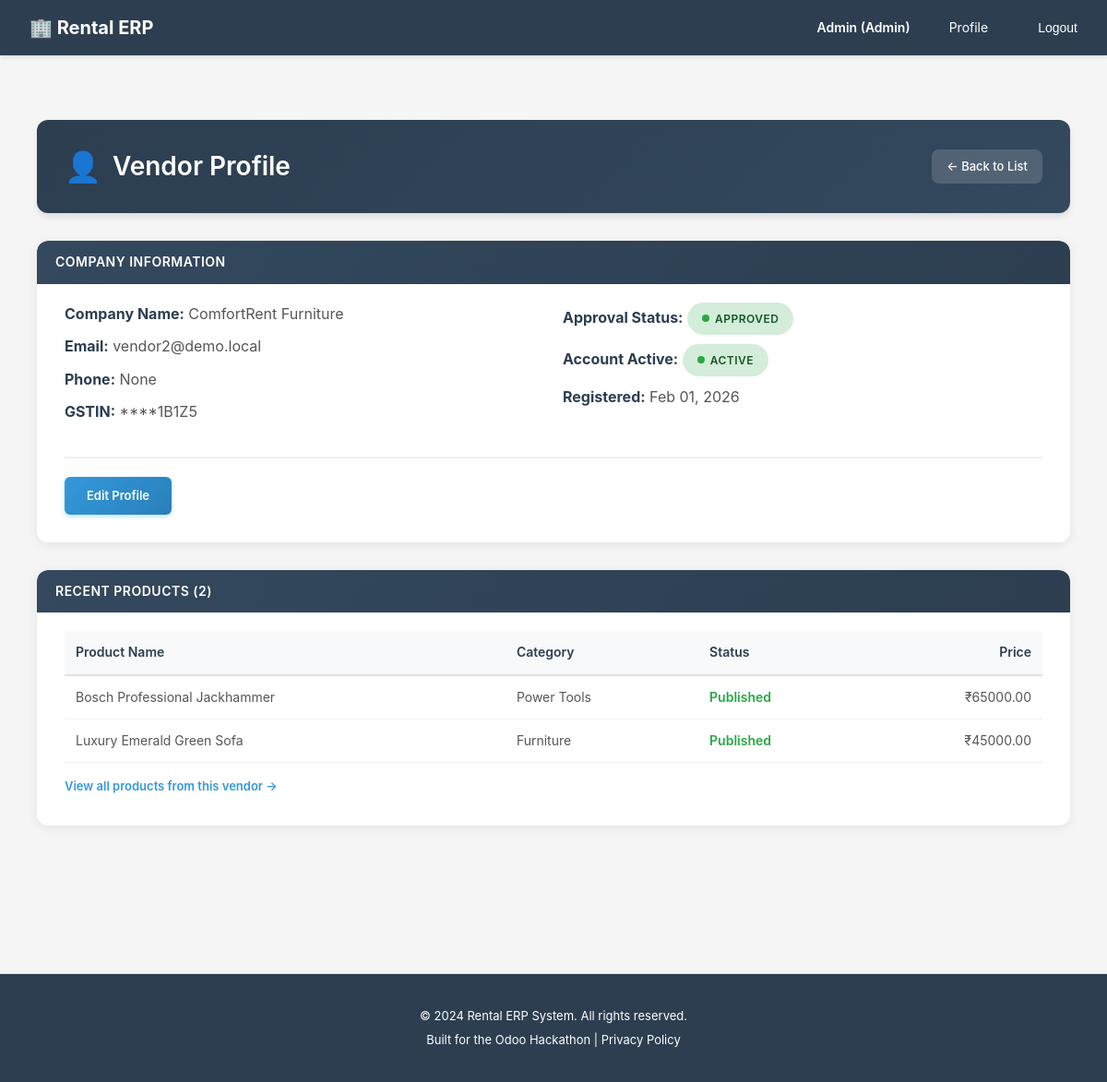
/accounts/admin/vendors/10/profile/ (signed in), run on the app's committed database.
### accounts/models.py (models this page shows, shortened)
class User(AbstractUser):
    ROLE_CHOICES = [
        ('customer', 'Customer'),  # End-user who rents products
        ('vendor', 'Vendor'),      # Business user who owns rental products
        ('admin', 'Admin'),        # System administrator with full access
    ]
    email = models.EmailField(
        unique=True,
        validators=[EmailValidator()],
        help_text="Used for login and notifications"
    )
    role = models.CharField(
        max_length=20,
        choices=ROLE_CHOICES,
        default='customer',
        help_text="Determines user's permissions and accessible features"
    )
    phone = models.CharField(
        max_length=15,
        blank=True,
        null=True,
        validators=[
            RegexValidator(
                regex=r'^\+?1?\d{9,15}$',
                message="Phone number must be entered in the format: '+999999999'. Up to 15 digits allowed."
            )
        ],
        help_text="Contact number for order notifications and support"
    )
    is_verified = models.BooleanField(
        default=False,
        help_text="Email verification status for security"
    )
    totp_secret = models.CharField(
        max_length=32,
        blank=True,
        null=True,
        help_text="TOTP secret key for 2FA (encrypted)"
    )
    totp_enabled = models.BooleanField(
        default=False,
        help_text="Whether TOTP 2FA is enabled for this user"
    )
    created_at = models.DateTimeField(auto_now_add=True)
    updated_at = models.DateTimeField(auto_now=True)
    @property
    def phone_number(self):
        """Property alias for backward compatibility with older view/form code"""
        return self.phone
    USERNAME_FIELD = 'email'
    REQUIRED_FIELDS = ['username', 'first_name', 'last_name']
    class Meta:
        db_table = 'users'
        verbose_name = 'User'
        verbose_name_plural = 'Users'
        ordering = ['-created_at']

class VendorProfile(models.Model):
    user = models.OneToOneField(
        User,
        on_delete=models.CASCADE,
        related_name='vendorprofile',
        limit_choices_to={'role': 'vendor'},
        help_text="Links to the Vendor User account"
    )
    company_name = models.CharField(
        max_length=255,
        help_text="Vendor's registered business name"
    )
    gstin = models.CharField(
        max_length=255,  # Increased for encrypted data
        unique=True,
        help_text="Vendor's GST number for tax compliance (encrypted)"
    )
    business_address = models.TextField(
        help_text="Vendor's business location"
    )
    state = models.CharField(
        max_length=100,
        help_text="State for GST calculations"
    )
    city = models.CharField(
        max_length=100,
        blank=True,
        null=True
    )
    pincode = models.CharField(
        max_length=6,
        validators=[
            RegexValidator(regex=r'^\d{6}$', message="Enter a valid 6-digit pincode")
        ]
    )
    bank_account_number = models.CharField(
        max_length=255,  # Increased for encrypted data
        blank=True,
        null=True,
        help_text="For revenue payouts (encrypted)"
    )
    bank_ifsc_code = models.CharField(
        max_length=255,  # Increased for encrypted data
        blank=True,
        null=True,
        help_text="Bank branch code (encrypted)"
    )
    vendor_logo = models.ImageField(
        upload_to='vendors/logos/',
        blank=True,
        null=True,
        help_text="Vendor's business logo for documents"
    )
    ADVANCE_PAYMENT_CHOICES = [
        ('none', 'No Advance Required'),
        ('half', '50% Advance Required'),
        ('full', '100% Advance Required'),
        ('custom', 'Custom Percentage Advance'),
    ]
    advance_payment_type = models.CharField(
        max_length=20,
        choices=ADVANCE_PAYMENT_CHOICES,
        default='none',
        help_text="Standard advance payment policy for this vendor"
    )
    advance_payment_percentage = models.DecimalField(
        max_digits=5,
        decimal_places=2,
        default=0.00,
        help_text="Percentage of total to be paid as advance (for 'custom' type)"
    )
    upi_id = models.CharField(
        max_length=255,  # Encrypted UPI ID for alternative payment
        blank=True,
        null=True,
        help_text="UPI ID for instant payouts (encrypted)"
    )
    bank_name = models.CharField(
        max_length=100,
        blank=True,
        null=True
    )
    total_products = models.PositiveIntegerField(
        default=0,
        help_text="Number of products listed by this vendor"
    )
    total_rentals = models.PositiveIntegerField(
        default=0,
        help_text="Total rental orders fulfilled"
    )
    total_revenue = models.DecimalField(
        max_digits=12,
        decimal_places=2,
        default=0.00,
        help_text="Lifetime earnings from rentals"
    )
    average_rating = models.DecimalField(
        max_digits=3,
        decimal_places=2,
        default=0.00,
        help_text="Customer satisfaction score (0-5)"
    )
    is_approved = models.BooleanField(
        default=False,
        help_text="Admin approval required before vendor can list products"
    )
    approved_at = models.DateTimeField(
        blank=True,
        null=True,
        help_text="When admin approved this vendor"
    )
    created_at = models.DateTimeField(auto_now_add=True)
    updated_at = models.DateTimeField(auto_now=True)
    class Meta:
        db_table = 'vendor_profiles'
        verbose_name = 'Vendor Profile'
        verbose_name_plural = 'Vendor Profiles'

### catalog/models.py (models this page shows, shortened)
class Product(models.Model):
    vendor = models.ForeignKey(
        settings.AUTH_USER_MODEL,
        on_delete=models.CASCADE,
        related_name='products',
        limit_choices_to={'role': 'vendor'},
        help_text="Vendor who owns this product"
    )
    category = models.ForeignKey(
        ProductCategory,
        on_delete=models.SET_NULL,
        blank=True,
        null=True,
        related_name='products',
        help_text="Product classification for filtering"
    )
    name = models.CharField(
        max_length=255,
        help_text="Product name (e.g., 'Canon EOS R5 Mirrorless Camera')"
    )
    slug = models.SlugField(
        max_length=255,
        unique=True,
        help_text="URL-friendly identifier"
    )
    description = models.TextField(
        help_text="Detailed product description for customer decision-making"
    )
    short_description = models.CharField(
        max_length=500,
        blank=True,
        null=True,
        help_text="Brief summary for product listings"
    )
    image_main = models.ImageField(
        upload_to='products/images/',
        blank=True,
        null=True,
        help_text="Primary product image"
    )
    is_rentable = models.BooleanField(
        default=True,
        help_text="Can this product be rented? (vs purchase-only)"
    )
    is_published = models.BooleanField(
        default=False,
        help_text="Visible on website. Vendors can unpublish temporarily."
    )
    quantity_on_hand = models.PositiveIntegerField(
        default=0,
        help_text="Total physical inventory owned by vendor"
    )
    cost_price = models.DecimalField(
        max_digits=10,
        decimal_places=2,
        validators=[MinValueValidator(0)],
        help_text="Vendor's acquisition cost (for margin calculation)"
    )
    attributes = models.JSONField(
        default=dict,
        blank=True,
        help_text="Dynamic attributes like Brand, Model, Color (JSON: {'brand': 'Canon', 'model': 'EOS R5'})"
    )
    meta_title = models.CharField(
        max_length=255,
        blank=True,
        null=True,
        help_text="SEO page title"
    )
    meta_description = models.TextField(
        blank=True,
        null=True,
        help_text="SEO meta description"
    )
    created_at = models.DateTimeField(auto_now_add=True)
    updated_at = models.DateTimeField(auto_now=True)
    class Meta:
        db_table = 'products'
        verbose_name = 'Product'
        verbose_name_plural = 'Products'
        ordering = ['-created_at']
        indexes = [
            models.Index(fields=['vendor', 'is_published']),
            models.Index(fields=['category', 'is_published']),
            models.Index(fields=['slug']),
        ]

class ProductCategory(models.Model):
    name = models.CharField(
        max_length=100,
        unique=True,
        help_text="Category name (e.g., 'Camera Equipment', 'Furniture')"
    )
    slug = models.SlugField(
        max_length=100,
        unique=True,
        help_text="URL-friendly identifier"
    )
    parent = models.ForeignKey(
        'self',
        on_delete=models.CASCADE,
        blank=True,
        null=True,
        related_name='subcategories',
        help_text="Parent category for hierarchical structure"
    )
    description = models.TextField(
        blank=True,
        null=True,
        help_text="Category description for SEO and customer guidance"
    )
    is_active = models.BooleanField(
        default=True,
        help_text="Show/hide category on website"
    )
    created_at = models.DateTimeField(auto_now_add=True)
    updated_at = models.DateTimeField(auto_now=True)
    class Meta:
        db_table = 'product_categories'
        verbose_name = 'Product Category'
        verbose_name_plural = 'Product Categories'
        ordering = ['name']

### accounts/decorators.py (the view)
        def wrapper(request, *args, **kwargs):
            if not request.user.is_authenticated:
                return redirect('accounts:login')
            if request.user.role not in allowed_roles:
                return HttpResponseForbidden('You do not have access to this page.')
            return view_func(request, *args, **kwargs)

### templates/accounts/admin_vendor_profile.html (shortened to what this page needs)
{% extends 'base.html' %}
{% block content %}
<div class="vendor-profile-container">
    <div class="page-header">
        <h2>Vendor Profile</h2>
        <a href="{% url 'accounts:admin_vendor_list' %}" class="back-link">← Back to List</a>
    </div>
    <div class="card-modern">
        <div class="card-body">
            <h3 class="section-header">Company Information</h3>
            <div class="info-grid">
                <div>
                    <p class="info-row"><strong>Company Name:</strong> {{ vendor.company_name }}</p>
                    <p class="info-row"><strong>Email:</strong> {{ vendor.user.email }}</p>
                    <p class="info-row"><strong>Phone:</strong> {{ vendor.user.phone }}</p>
                    <p class="info-row"><strong>GSTIN:</strong> {{ masked_data.masked_gstin|default:"Not provided" }}</p>
                </div>
                <div>
                    <p class="info-row"><strong>Approval Status:</strong>
                        {% if vendor.is_approved %}
                            <span class="status-badge status-approved">Approved</span>
                        {% else %}
                            <span class="status-badge status-pending">Pending</span>
                        {% endif %}
                    </p>
                    <p class="info-row"><strong>Account Active:</strong>
                        {% if vendor.user.is_active %}
                            <span class="status-badge status-active">Active</span>
                        {% else %}
                            <span class="status-badge status-inactive">Inactive</span>
                        {% endif %}
                    </p>
                    <p class="info-row"><strong>Registered:</strong> {{ vendor.created_at|date:"M d, Y" }}</p>
                </div>
            </div>
            <div class="actions-row">
                <a href="{% url 'accounts:admin_vendor_edit' vendor.pk %}" class="action-btn">Edit Profile</a>
            </div>
        </div>
    </div>
    <div class="card-modern">
        <div class="card-body">
            <h3 class="section-header">Recent Products ({{ products|length }})</h3>
            {% if products %}
            <table class="products-table">
                <thead>
                    <tr>
                        <th>Product Name</th>
                        <th>Category</th>
                        <th>Status</th>
                        <th style="text-align: right;">Price</th>
                    </tr>
                </thead>
                <tbody>
                    {% for product in products %}
                    <tr>
                        <td>{{ product.name }}</td>
                        <td>{{ product.category.name|default:"Uncategorized" }}</td>
                        <td>
                            {% if product.is_published %}
                                <span class="products-status published">Published</span>
                            {% else %}
                                <span class="products-status pending">Pending</span>
                            {% endif %}
                        </td>
                        <td style="text-align: right;">₹{{ product.cost_price }}</td>
                    </tr>
                    {% endfor %}
                </tbody>
            </table>
            {% else %}
            <p style="color: #7f8c8d; font-style: italic;">No products listed yet.</p>
            {% endif %}
            <a href="{% url 'accounts:admin_product_list' %}?vendor={{ vendor.user.id }}" class="view-all-link">View all products from this vendor →</a>
        </div>
    </div>
</div>
{% endblock %}

### templates/base.html (shortened to what this page needs)
{% load static %}
<!DOCTYPE html>
<html lang="en">
<head>
</head>
<body>
    <nav>
        <div class="container">
            <a href="/" class="logo">🏢 Rental ERP</a>
            <ul>
                {% if user.is_authenticated %}
                    <li><strong>{{ user.first_name }} ({{ user.get_role_display }})</strong></li>
                    <li><a href="{% url 'accounts:profile' %}">Profile</a></li>
                    <li>
                        <form method="POST" action="{% url 'accounts:logout' %}" style="display: inline;">
                            <button type="submit" style="background: none; border: none; color: #fff; cursor: pointer; padding: 8px 12px; font-size: 14px;">Logout</button>
                        </form>
                    </li>
                {% else %}
                    <li><a href="{% url 'accounts:login' %}">Login</a></li>
                    <li><a href="{% url 'accounts:signup_customer' %}">Sign Up (Customer)</a></li>
                    <li><a href="{% url 'accounts:signup_vendor' %}">Sign Up (Vendor)</a></li>
                {% endif %}
            </ul>
        </div>
    </nav>
    <main>
        <div class="container">
            {% block content %}{% endblock %}
        </div>
    </main>
    <footer>
        <p>&copy; 2024 Rental ERP System. All rights reserved.</p>
        <p>Built for the Odoo Hackathon | <a href="#" style="color: #fff;">Privacy Policy</a></p>
    </footer>
</body>
</html>

### data on the page
User: first_name "Admin", role "Admin"
VendorProfile: company_name "ComfortRent Furniture", user.email "vendor2@demo.local", user.phone "None", created_at "Feb 01, 2026"
Product: name "Bosch Professional Jackhammer", category.name "Power Tools", is_published "Published", cost_price "65000.00"
Product: name "Luxury Emerald Green Sofa", category.name "Furniture", is_published "Published", cost_price "45000.00"

### other printed values
{{ masked_data.masked_gstin|default:"Not provided" }} "****1B1Z5"
{{ products|length }} "2"
